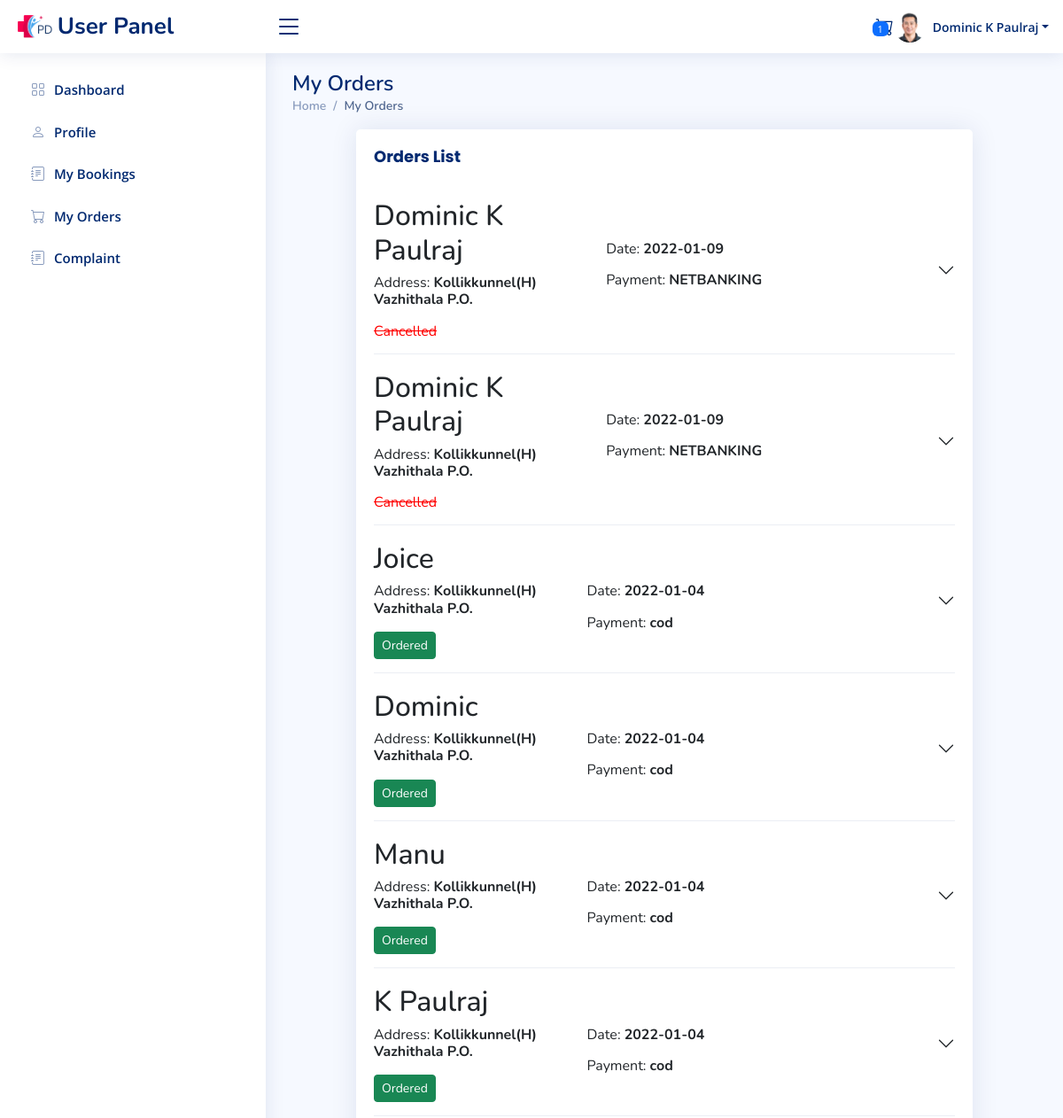
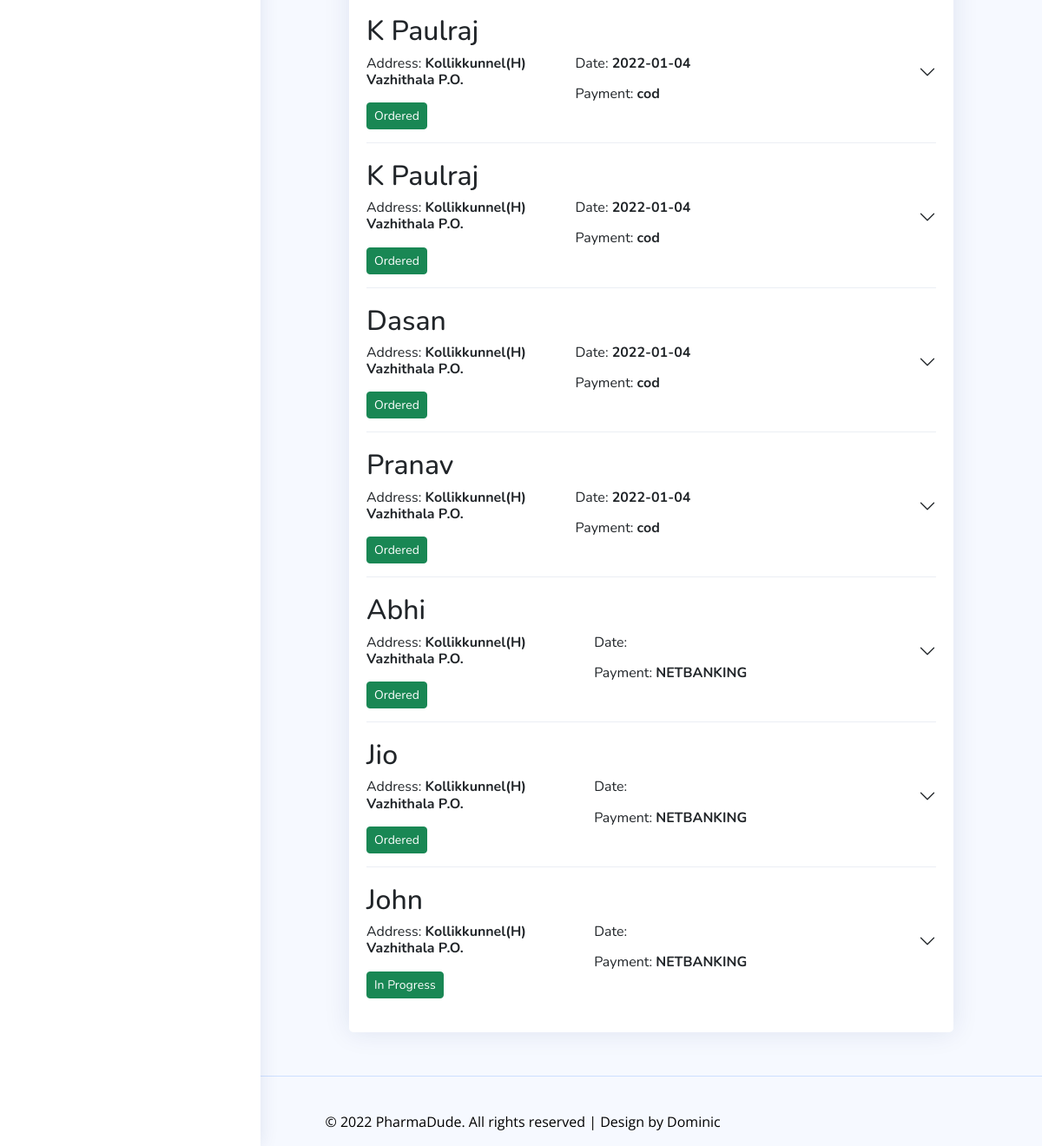
/user/myorders.php (signed in), run on the app's committed database (2 pictures, top to bottom).
### tables this page shows
CREATE TABLE `cuser` (
  `userid` int(11) NOT NULL,
  `name` varchar(24) NOT NULL,
  `address` varchar(50) NOT NULL,
  `dob` date NOT NULL,
  `gender` varchar(6) NOT NULL,
  `city` varchar(25) NOT NULL,
  `distid` int(11) NOT NULL,
  `pincode` varchar(6) NOT NULL,
  `profilepic` varchar(100) NOT NULL,
  `email` varchar(50) NOT NULL,
  `phone` varchar(10) NOT NULL
);

CREATE TABLE `orders` (
  `orderid` int(11) NOT NULL,
  `name` varchar(24) NOT NULL,
  `address` varchar(500) NOT NULL,
  `phone` varchar(10) NOT NULL,
  `emailid` varchar(30) NOT NULL,
  `paymentmode` varchar(10) NOT NULL,
  `orderdate` date DEFAULT NULL,
  `status` varchar(2) NOT NULL DEFAULT '0',
  `price` varchar(10) NOT NULL
);

### user/myorders.php (the view, shortened to what this page needs)
<?php
require ('header.php');
$m=$_SESSION['email'];
$orde=mysqli_query($conn,"select * from orders where emailid='$m' order by orderdate desc");
?>
<main id="main" class="main">
    <div class="pagetitle">
      <h1>My Orders</h1>
      <nav>
        <ol class="breadcrumb">
          <li class="breadcrumb-item"><a href="index.html">Home</a></li>
          <li class="breadcrumb-item active">My Orders</li>
        </ol>
      </nav>
    </div>
    <section class="section dashboard">
    <div class="row">
        <div class="col-lg-10 offset-1">
          <div class="card">
            <div class="card-body">
              <h5 class="card-title"><b>Orders List</b></h5>
              <div class="accordion accordion-flush" id="accordionFlushExample">
              <?php
                while($orderrow=mysqli_fetch_assoc($orde))
                {
                    ?>
                    <div class="accordion-item mb-1">
                  <h2 class="accordion-header" id="flush-headingOne">
                    <button class="accordion-button collapsed" type="button" data-bs-toggle="collapse" data-bs-target="#flush-collapse<?php echo $orderrow['orderid'];?>" aria-expanded="false" aria-controls="flush-collapse<?php echo $orderrow['orderid'];?>">
                    <div class="row">
                      <div class="col" style="width: 60% !important;">
                         <h2 style="text-transform: capitalize;"><?php echo $orderrow['name'];?></h2>
                    <p>Address: <b><?php echo $orderrow['address'];?></b></p>
                    <?php if($orderrow['status']!=-1){ ?>
                   <a class="btn btn-success btn-sm"> <?php  if($orderrow['status']==0)
                                    {echo "Ordered";}
                                    else if($orderrow['status']==1)
                                    {echo "In Progress";}
                                    else{echo "Delivered";} ?></a>
                                    <?php } ?>
                                    <?php if($orderrow['status']==-1){ ?>
                                      <font color="red"><strike>Cancelled</strike></font><?php
                                    } ?>
                    </div>
                    <div class="col"  style="width: 50%  !important; align-items: right;">
                         <h2 style="text-transform: capitalize;"><br></h2>
                    <p>Date: <b><?php echo $orderrow['orderdate'];?></b></p>
                    <p>Payment: <b><?php echo $orderrow['paymentmode'];?></b></p>
                    </div>
                      </div>
                    </button>
                  </h2>
                </div>
                    <?php
                }
              ?>
              </div>
            </div>
          </div>
        </div>
      </div>
    </section>
  </main>
  <?php
  require ('footer.php');
  ?>

### user/header.php (shortened to what this page needs)
<?php
require "../php/connect.php";
$email=$_SESSION['email'];
$sql="select * from cuser,district where email='$email' and cuser.distid=district.distid";
$result=mysqli_query($conn,$sql);
$f=mysqli_fetch_assoc($result);
$s="select * from cart where userid='$email'";
$rslt=mysqli_query($conn,$s);
$num=mysqli_num_rows($rslt);
?>
<html lang="en">
<head>
  <link href="assets/vendor/bootstrap/css/bootstrap.min.css" rel="stylesheet">
  <link href="assets/vendor/bootstrap-icons/bootstrap-icons.css" rel="stylesheet">
  <link href="assets/vendor/remixicon/remixicon.css" rel="stylesheet">
  <link href="assets/vendor/boxicons/css/boxicons.min.css" rel="stylesheet">
  <link href="assets/vendor/quill/quill.snow.css" rel="stylesheet">
  <link href="assets/vendor/quill/quill.bubble.css" rel="stylesheet">
  <link href="assets/vendor/simple-datatables/style.css" rel="stylesheet">
  <link href="assets/css/style.css" rel="stylesheet">
</head>
<body >
  <header id="header" class="header fixed-top d-flex align-items-center">
    <div class="d-flex align-items-center justify-content-between">
      <a href="index.html" class="logo d-flex align-items-center">
        <img src="../login/images/download.png" alt="error" >
        <span class="d-none d-lg-block" >User Panel</span>
      </a>
      <i class="bi bi-list toggle-sidebar-btn"></i>
    </div>
    <nav class="header-nav ms-auto">
      <ul class="d-flex align-items-center">
        <li class="nav-item dropdown">
          <a class="nav-link nav-icon" href="cart.php" >
            <span class="badge bg-primary badge-number"><?php echo $num; ?></span>
          </a>
        </li>
        <li class="nav-item dropdown pe-3">
          <a class="nav-link nav-profile d-flex align-items-center pe-0" href="#" data-bs-toggle="dropdown">
            <img src="<?php echo '../uploads/user/'.$f['profilepic'];?>" alt="Profile" class="rounded-circle">
            <span class="d-none d-md-block dropdown-toggle ps-2"><?php echo $f['name'];?></span>
          </a>
        </li>
      </ul>
    </nav>
  </header>
<aside id="sidebar" class="sidebar">
<ul class="sidebar-nav" id="sidebar-nav">
  <li class="nav-item">
    <a class="nav-link collapsed" data-bs-target="#forms-nav" href="index.php">
      <i class="bi bi-grid"></i>
      <span>Dashboard</span>
    </a>
  </li>
  <li class="nav-item">
    <a class="nav-link collapsed" data-bs-target="#forms-nav" href="profile.php">
      <i class="bi bi-person"></i>
      <span>Profile</span>
    </a>
  </li>
  <li class="nav-item">
    <a class="nav-link collapsed" data-bs-target="#forms-nav"  href="treqau.php">
      <i class="bi bi-journal-text"></i><span>My Bookings</span>
    </a>
  </li>
  <li class="nav-item">
    <a class="nav-link collapsed" data-bs-target="#forms-nav"  href="myorders.php">
      <i class="bi bi-cart"></i><span>My Orders</span>
    </a>
  </li>
  <li class="nav-item">
    <a class="nav-link collapsed" data-bs-target="#forms-nav"  href="complaint.php">
      <i class="bi bi-journal-text"></i><span>Complaint</span>
    </a>
  </li>
</ul>
</aside>

### user/assets/css/style.css (style rules this page uses)
:root { scroll-behavior: smooth; }
body { font-family: "Open Sans", sans-serif; background: #f6f9ff; color: #444444; }
a { color: #4154f1; text-decoration: none; }
h1, h2, h3, h4, h5, h6 { font-family: "Nunito", sans-serif; }
#main { margin-top: 60px; padding: 20px 30px; transition: all 0.3s; }
.pagetitle { margin-bottom: 10px; }
.pagetitle h1 { font-size: 24px; margin-bottom: 0; font-weight: 600; color: #012970; }
.card { margin-bottom: 30px; border: none; border-radius: 5px; box-shadow: 0px 0 30px rgba(1, 41, 112, 0.1); overflow: hidden; }
.card-title { padding: 20px 0 15px 0; font-size: 18px; font-weight: 500; color: #012970; font-family: "Poppins", sans-serif; }
.card-body { padding: 0 20px 20px 20px; }
.accordion-item { border: 1px solid #ebeef4; }
.accordion-flush .accordion-button { padding: 15px 0; background: none; border: 0; }
.breadcrumb { font-size: 14px; font-family: "Nunito", sans-serif; color: #899bbd; font-weight: 600; }
.breadcrumb a { color: #899bbd; transition: 0.3s; }
.breadcrumb .breadcrumb-item::before { color: #899bbd; }
.breadcrumb .active { color: #51678f; font-weight: 600; }
.logo { line-height: 1; }
@media (min-width: 1200px) { .logo { width: 280px; } }
.logo img { max-height: 26px; margin-right: 6px; }
.logo span { font-size: 26px; font-weight: 700; color: #012970; font-family: "Nunito", sans-serif; }
.header { transition: all 0.5s; z-index: 997; height: 60px; box-shadow: 0px 2px 20px rgba(1, 41, 112, 0.1); background-color: #fff; padding-left: 20px; }
.header .toggle-sidebar-btn { font-size: 32px; padding-left: 10px; cursor: pointer; color: #012970; }
.header-nav ul { list-style: none; }
.header-nav > ul { margin: 0; padding: 0; }
.header-nav .nav-icon { font-size: 20px; color: #012970; }
.header-nav .nav-profile { color: #012970; }
.header-nav .nav-profile img { max-height: 36px; }
.header-nav .nav-profile span { font-size: 14px; font-weight: 600; }
.header-nav .badge-number { position: absolute; inset: 4px 6px auto auto; font-weight: normal; font-size: 11px; padding: 3px 6px; }
.sidebar { position: fixed; top: 60px; left: 0; bottom: 0; width: 300px; z-index: 996; transition: all 0.3s; padding: 20px; overflow-y: auto; scrollbar-width: thin; scrollbar-color: #aab7cf transparent; box-shadow: 0px 0px 20px rgba(1, 41, 112, 0.1); background-color: #fff; }
@media (min-width: 1200px) { #main, #footer { margin-left: 300px; } }
.sidebar-nav { padding: 0; margin: 0; list-style: none; }
.sidebar-nav li { padding: 0; margin: 0; list-style: none; }
.sidebar-nav .nav-item { margin-bottom: 5px; }
.sidebar-nav .nav-link { display: flex; align-items: center; font-size: 15px; font-weight: 600; color: #4154f1; transition: 0.3; background: #f6f9ff; padding: 10px 15px; border-radius: 4px; }
.sidebar-nav .nav-link i { font-size: 16px; margin-right: 10px; color: #4154f1; }
.sidebar-nav .nav-link.collapsed { color: #012970; background: #fff; }
.sidebar-nav .nav-link.collapsed i { color: #899bbd; }

### data on the page
cuser: profilepic (picture), name "Dominic K Paulraj"
orders: name "Dominic K Paulraj", address "Kollikkunnel(H) Vazhithala P.O.", status "Cancelled", orderdate "2022-01-09", paymentmode "NETBANKING"
orders: name "Dominic K Paulraj", address "Kollikkunnel(H) Vazhithala P.O.", status "Cancelled", orderdate "2022-01-09", paymentmode "NETBANKING"
orders: name "Joice", address "Kollikkunnel(H) Vazhithala P.O.", status "Ordered", orderdate "2022-01-04", paymentmode "cod"
orders: name "Dominic", address "Kollikkunnel(H) Vazhithala P.O.", status "Ordered", orderdate "2022-01-04", paymentmode "cod"
orders: name "Manu", address "Kollikkunnel(H) Vazhithala P.O.", status "Ordered", orderdate "2022-01-04", paymentmode "cod"
orders: name "K Paulraj", address "Kollikkunnel(H) Vazhithala P.O.", status "Ordered", orderdate "2022-01-04", paymentmode "cod"
orders: name "K Paulraj", address "Kollikkunnel(H) Vazhithala P.O.", status "Ordered", orderdate "2022-01-04", paymentmode "cod"
orders: name "K Paulraj", address "Kollikkunnel(H) Vazhithala P.O.", status "Ordered", orderdate "2022-01-04", paymentmode "cod"
orders: name "Dasan", address "Kollikkunnel(H) Vazhithala P.O.", status "Ordered", orderdate "2022-01-04", paymentmode "cod"
orders: name "Pranav", address "Kollikkunnel(H) Vazhithala P.O.", status "Ordered", orderdate "2022-01-04", paymentmode "cod"
orders: name "Abhi", address "Kollikkunnel(H) Vazhithala P.O.", status "Ordered", paymentmode "NETBANKING"
orders: name "Jio", address "Kollikkunnel(H) Vazhithala P.O.", status "Ordered", paymentmode "NETBANKING"
orders: name "John", address "Kollikkunnel(H) Vazhithala P.O.", status "In Progress", paymentmode "NETBANKING"

### other printed values
$num "1"
